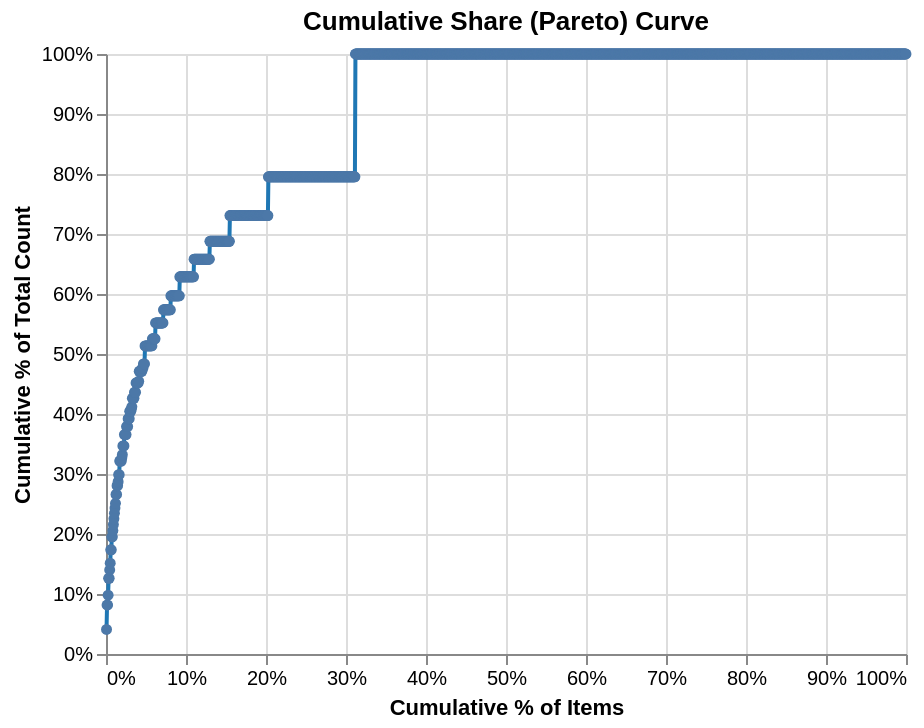

Notebook cell for this chart:
### Code cell
import altair as alt
alt.data_transformers.enable("vegafusion")
import pandas as pd

base = (
    alt.Chart(df_size)
    .transform_window(
        sort=[{"field": "count", "order": "descending"}],
        cum_count="sum(count)",
        row_num="row_number()",
        frame=[None, 0],
    )
    .transform_joinaggregate(total_count="sum(count)", total_rows="count()")
    .transform_calculate(
        cum_items_pct="datum.row_num / datum.total_rows",
        cum_count_pct="datum.cum_count / datum.total_count",
    )
)

# 2. Cumulative curve + points
curve = base.mark_line(point=True, color="#1f77b4").encode(
    x=alt.X(
        "cum_items_pct:Q",
        title="Cumulative % of Items",
        axis=alt.Axis(format="%"),
    ),
    y=alt.Y(
        "cum_count_pct:Q",
        title="Cumulative % of Total Count",
        axis=alt.Axis(format="%"),
    ),
    tooltip=[
        alt.Tooltip("Composer:N", title="Category"),
        alt.Tooltip("count:Q", title="Count"),
        alt.Tooltip("cum_items_pct:Q", title="Cum. Items", format=".1%"),
        alt.Tooltip("cum_count_pct:Q", title="Cum. Count", format=".1%"),
    ],
)

# 3. Diagonal equality reference line (n% = n%)
# ref_df = pd.DataFrame({"x":[], "y": [0, 1]})
# ref_line = (
#     alt.Chart(ref_df)
#     .mark_line(strokeDash=[5, 5], color="gray")
#     .encode(x="x:Q", y="y:Q")
# )

chart = (curve).properties(
    width=400, height=300, title="Cumulative Share (Pareto) Curve"
)
chart

### Figure 1 — Vega specification as saved in the notebook (floating-point values rounded to 4 significant figures; data arrays with more than 128 entries replaced by an {"elided": "..."} marker saying what was removed)
{"$schema": "https://vega.github.io/schema/vega/v5.json", "data": [{"name": "source_0", "values": {"elided": "1517 records"}}, {"name": "data_0", "values": {"elided": "1517 records"}}], "marks": [{"type": "line", "name": "layer_0_marks", "from": {"data": "source_0"}, "sort": {"field": "x"}, "encode": {"update": {"tooltip": {"signal": "{\"Category\": isValid(datum[\"Composer\"]) ? datum[\"Composer\"] : \"\"+datum[\"Composer\"], \"Count\": format(datum[\"count\"], \"\"), \"Cum. Items\": format(datum[\"cum_items_pct\"], \".1%\"), \"Cum. Count\": format(datum[\"cum_count_pct\"], \".1%\")}"}, "y": {"field": "cum_count_pct", "scale": "y"}, "stroke": {"value": "#1f77b4"}, "x": {"field": "cum_items_pct", "scale": "x"}, "defined": {"signal": "isValid(datum[\"cum_items_pct\"]) && isFinite(+datum[\"cum_items_pct\"]) && isValid(datum[\"cum_count_pct\"]) && isFinite(+datum[\"cum_count_pct\"])"}}}, "style": ["line"]}, {"type": "symbol", "name": "layer_1_marks", "from": {"data": "data_0"}, "encode": {"update": {"x": {"field": "cum_items_pct", "scale": "x"}, "tooltip": {"signal": "{\"Category\": isValid(datum[\"Composer\"]) ? datum[\"Composer\"] : \"\"+datum[\"Composer\"], \"Count\": format(datum[\"count\"], \"\"), \"Cum. Items\": format(datum[\"cum_items_pct\"], \".1%\"), \"Cum. Count\": format(datum[\"cum_count_pct\"], \".1%\")}"}, "y": {"field": "cum_count_pct", "scale": "y"}, "fill": {"value": "#4c78a8"}, "opacity": {"value": 1}}}, "style": ["point"]}], "scales": [{"name": "x", "type": "linear", "domain": {"fields": [{"data": "source_0", "field": "cum_items_pct"}, {"data": "data_0", "field": "cum_items_pct"}]}, "range": [0, {"signal": "width"}], "zero": false, "nice": true}, {"name": "y", "type": "linear", "domain": {"fields": [{"data": "source_0", "field": "cum_count_pct"}, {"data": "data_0", "field": "cum_count_pct"}]}, "range": [{"signal": "height"}, 0], "zero": true, "nice": true}], "axes": [{"scale": "x", "gridScale": "y", "minExtent": 0, "grid": true, "zindex": 0, "domain": false, "ticks": false, "tickCount": {"signal": "ceil(width/40)"}, "labels": false, "aria": false, "orient": "bottom", "maxExtent": 0}, {"scale": "y", "maxExtent": 0, "zindex": 0, "domain": false, "grid": true, "ticks": false, "aria": false, "orient": "left", "tickCount": {"signal": "ceil(height/40)"}, "labels": false, "minExtent": 0, "gridScale": "x"}, {"scale": "x", "title": "Cumulative % of Items", "zindex": 0, "labelFlush": true, "orient": "bottom", "labelOverlap": true, "tickCount": {"signal": "ceil(width/40)"}, "grid": false, "format": "%"}, {"scale": "y", "format": "%", "tickCount": {"signal": "ceil(height/40)"}, "grid": false, "orient": "left", "title": "Cumulative % of Total Count", "labelOverlap": true, "zindex": 0}], "title": {"text": "Cumulative Share (Pareto) Curve", "frame": "group"}, "background": "white", "style": "cell", "padding": 5, "height": 300, "width": 400}
